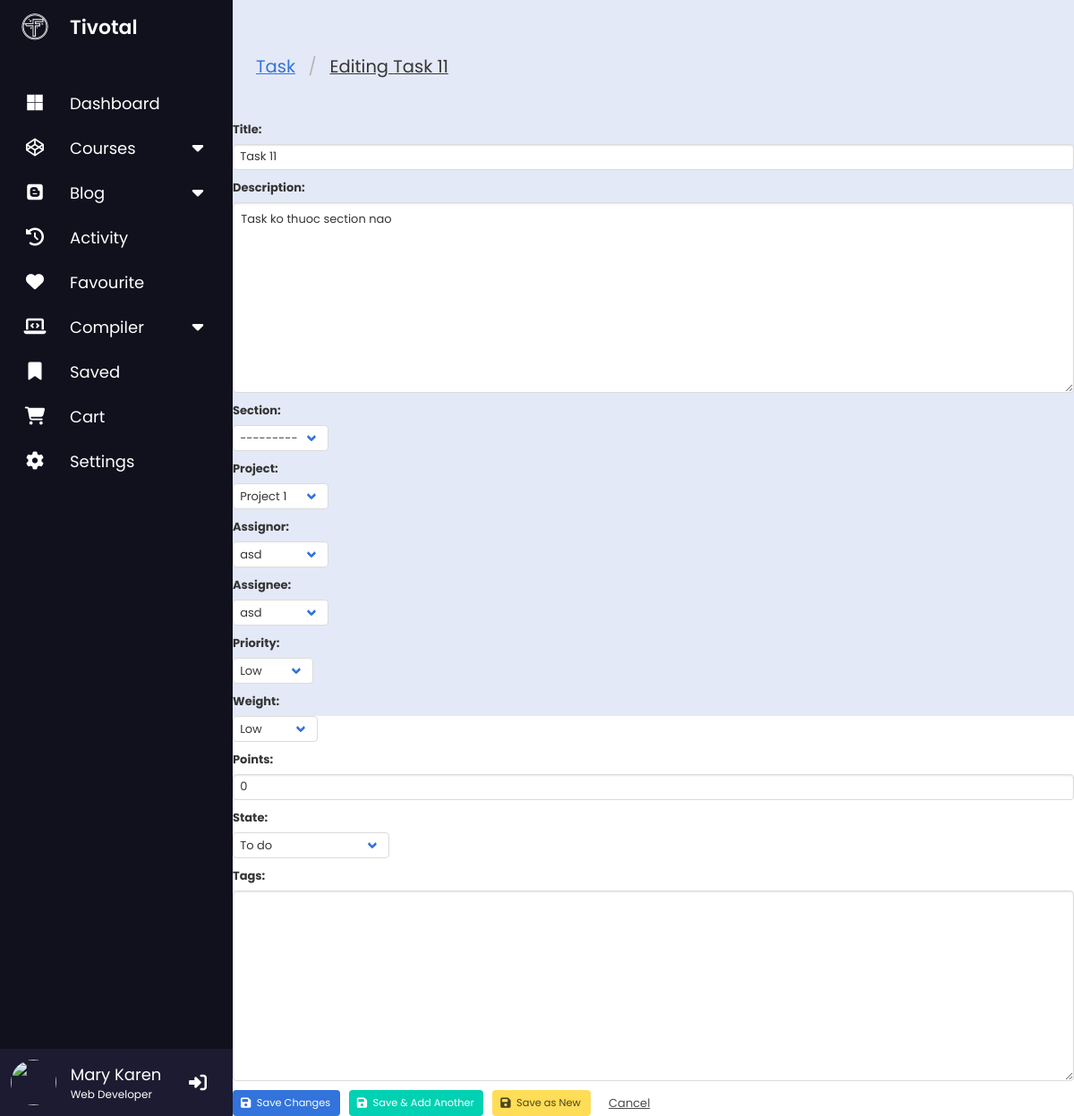
/api/1/tasks/14/edit/?next=/api/1/sections/1/ (signed in), run on an earlier commit of the app's database.
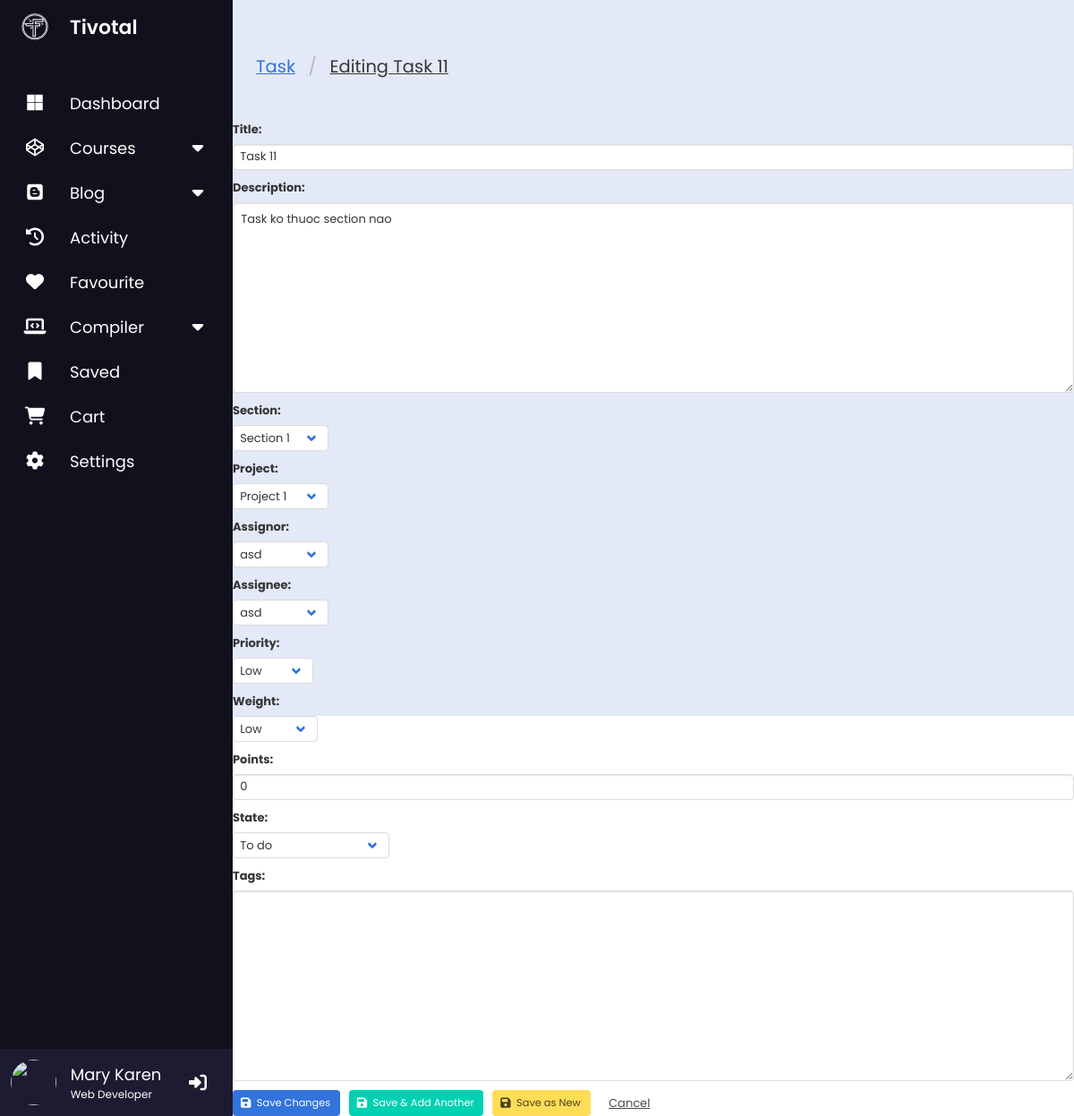
And on a later commit of the database.
### api/task/models.py (models this page shows, shortened)
class Section(ModelWithProgress, ModelWithBudget):
    class Meta:
        get_latest_by = 'created_at'
        ordering = ['priority', '-title']
        indexes = [
            models.Index(fields=['title', 'priority']),
            models.Index(fields=['title']),
        ]
        verbose_name = 'section'
        verbose_name_plural = 'sections'
    weight = models.PositiveIntegerField(choices = WeightChoices.choices, default = WeightChoices.LOW)
    priority = models.PositiveIntegerField(choices = PriorityChoices.choices, default = PriorityChoices.LOW)
    state = models.IntegerField(choices = SectionState.choices, default = SectionState.UNSTARTED)
    section_leader = models.ForeignKey(ProjectMember, on_delete=models.CASCADE)
    members = models.ManyToManyField(settings.AUTH_USER_MODEL, related_name='section_members', blank=True, through='SectionMember')
    project = models.ForeignKey('project.Project', on_delete=models.CASCADE)
    tags = TagField(blank=True)
    history = HistoricalRecords()

### api/task/views.py (the view, shortened to what this page needs)
# urls.py: path('tasks/<int:pk>/edit/', TaskUpdateView.as_view(), name='task-edit'),
@method_decorator(login_required, name='dispatch')
class TaskUpdateView(TaskBaseView, UpdateView):
    def post(self, *args, **kwargs):
        data = ujson.loads(self.request.body)
        if data.get('save-as-new'):
            form = self.get_form_class()(data)
        else:
            form = self.get_form_class()(data, instance=self.get_object())
        return self.form_valid(form)

### api/forms.py
class SearchForm(forms.Form):
    q = forms.CharField(
        help_text="Click to see help & options",
        required=False,
        widget=forms.TextInput(attrs={
            'autocomplete': 'off'
        })
    )

### api/context_processors.py (called while the page is built)
def site(request):
    return dict(
        current_site=SimpleLazyObject(lambda: get_current_site(request)),
    )

def navigation(request):
    params = dict(
        encoded_url=quote_plus(request.get_full_path()),
        next_url=unquote_plus(request.GET.get('next', ''))
    )
    try:
        params['page'] = int(request.GET.get('page', 0))
    except ValueError:
        pass
    get_vars = request.GET.copy()
    try:
        get_vars.pop('page')
    except KeyError:
        pass
    params['get_vars'] = "&" + get_vars.urlencode()
    return params

def search(request):
    return dict(search_form=SearchForm(request.GET))

### api/models.py (called while the page is built)
    def __str__(self):
        return self.title

### api/project/models.py (called while the page is built)
    def get_queryset(self):
        return super().get_queryset()

    def __str__(self):
        return self.title

### api/task/templates/task/task_form.html (shortened to what this page needs)
{% extends 'base.html' %}
{% block content %}
	<nav class="level">
		<div class="level-left">
			<nav class="breadcrumb is-large" aria-label="breadcrumbs">
				<ul>
          <li><a href="{% url 'tasks:task-list' current_workspace %}">Task</a></li>
          <li class="is-active">
            <a href="#" aria-current="page">
              {% if object %}Editing {{ object.title }}{% else %}Add a Task{% endif %}
            </a>
          </li>
				</ul>
			</nav>
		</div>
	</nav>
  <form method="post">{% csrf_token %}
    {% for field in form.visible_fields %}
        <div class="field">
          <label class="label">{{ field.label_tag }}</label>
          <div class="control">
            {{ field }}
          </div>
        </div>
    {% endfor %}
    <div class="field is-grouped">
      <div class="control">
        <button class="button is-link" type="submit" name="save" value="save">
          <span class="icon is-small">
            <i class="fas fa-save"></i>
          </span>
          <small>Save Changes</small>
        </button>
      </div>
      <div class="control">
        <button class="button is-primary" type="submit" data-next="{{ task_add_url }}" name="save-and-add" value="save-and-add">
          <span class="icon is-small">
            <i class="fas fa-save"></i>
          </span>
          <small>Save &amp; Add Another</small>
        </button>
      </div>
      {% if object %}
      <div class="control">
        <button class="button is-warning" type="submit" name="save-as-new" value="save-as-new">
          <span class="icon is-small">
            <i class="fas fa-save"></i>
          </span>
          <small>Save as New</small>
        </button>
      </div>
      {% endif %}
      <div class="control">
        <a class="button is-text" href="{{ next_url }}">Cancel</a>
      </div>
    </div>
  </form>
{% endblock %}

### api/templates/django/forms/widgets/select.html (shortened to what this page needs)
<div class="select">
  <select name="{{ widget.name }}"{% include "django/forms/widgets/attrs.html" %}>{% for group_name, group_choices, group_index in widget.optgroups %}{% for option in group_choices %}
    {% include option.template_name with widget=option %}{% endfor %}{% endfor %}
  </select>
</div>

What changed in the data, as far as the page shows it:
now on this page (row edited): Section: section "Section 1"
